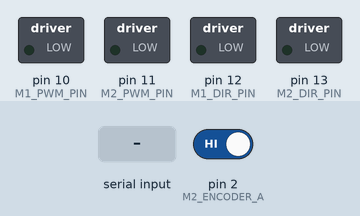
Bench run of a sketch on a simulated Arduino Uno, built with avr-gcc and run on an emulated ATmega328P. Parts: switched loads named in the sketch (green lamp = pin HIGH). The test bench sets the inputs (shaded band); at power-on: pin 2 (M2_ENCODER_A) HIGH. What the sketch prints to the serial monitor is not drawn.

Above: at 1.2 s.
1.3 s: "1" received over Serial
At 1.7 s:
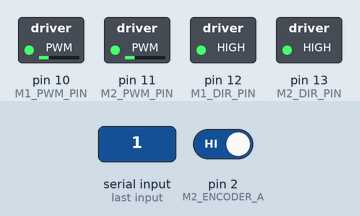
2.8 s: "2" received over Serial
At 4.0 s:
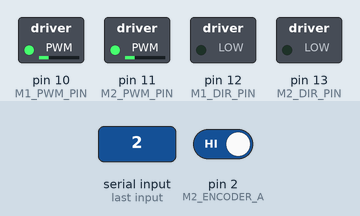
4.3 s: "+" received over Serial
At 5.2 s:
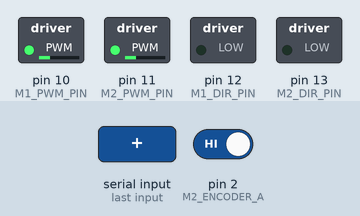
5.8 s: "1" received over Serial
At 6.3 s:
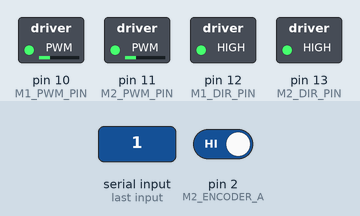
7.3 s: "0" received over Serial
At 8.7 s:
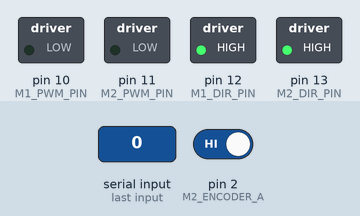
Timing chart, 0 to 9.8 s (numbered marks = the images above; inputs shaded):
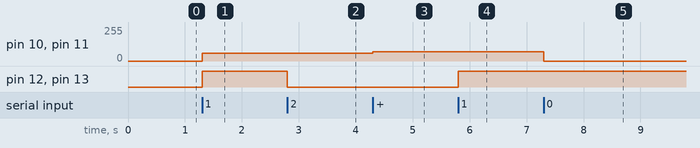

Measured:
- after the input at 1.3 s, pin 10 (M1_PWM_PIN), pin 11 (M2_PWM_PIN): 0/255 → 60/255 at once; pin 12 (M1_DIR_PIN), pin 13 (M2_DIR_PIN): LOW → HIGH at once
- after the input at 2.8 s, pin 12 (M1_DIR_PIN), pin 13 (M2_DIR_PIN): HIGH → LOW at once
- after the input at 4.3 s, pin 10 (M1_PWM_PIN), pin 11 (M2_PWM_PIN): 60/255 → 70/255 at once
- after the input at 5.8 s, pin 12 (M1_DIR_PIN), pin 13 (M2_DIR_PIN): LOW → HIGH at once
- after the input at 7.3 s, pin 10 (M1_PWM_PIN), pin 11 (M2_PWM_PIN): 70/255 → 0/255 at once

The sketch:

motor_test.ino
```cpp
// ==========================================
// 馬達與編碼器檢測程式 (Motor & Encoder Test)
// ==========================================
// 目的：
// 1. 檢測左右輪最低啟動 PWM (死區 DEAD_ZONE)
// 2. 檢測左右輪轉速 (編碼器每秒 Pulse 數) 與正反轉方向
// 鮑率：115200
// ==========================================

#define M1_PWM_PIN 10
#define M1_DIR_PIN 12
#define M2_PWM_PIN 11
#define M2_DIR_PIN 13

#define M1_ENCODER_A 19
#define M1_ENCODER_B 18
#define M2_ENCODER_A 2
#define M2_ENCODER_B 3

volatile long m1_count = 0;
volatile long m2_count = 0;

int test_pwm = 60;  // 預設測試 PWM 輸出
bool motor_running = false;

void m1_isr() {
  if (digitalRead(M1_ENCODER_A) == digitalRead(M1_ENCODER_B)) m1_count--;
  else m1_count++;
}

void m2_isr() {
  if (digitalRead(M2_ENCODER_A) == digitalRead(M2_ENCODER_B)) m2_count--;
  else m2_count++;
}

void setup() {
  Serial.begin(115200);
  while (!Serial && millis() < 2000) {}

  pinMode(M1_PWM_PIN, OUTPUT);
  pinMode(M1_DIR_PIN, OUTPUT);
  pinMode(M2_PWM_PIN, OUTPUT);
  pinMode(M2_DIR_PIN, OUTPUT);

  pinMode(M1_ENCODER_A, INPUT_PULLUP);
  pinMode(M1_ENCODER_B, INPUT_PULLUP);
  pinMode(M2_ENCODER_A, INPUT_PULLUP);
  pinMode(M2_ENCODER_B, INPUT_PULLUP);

  attachInterrupt(digitalPinToInterrupt(M1_ENCODER_A), m1_isr, CHANGE);
  attachInterrupt(digitalPinToInterrupt(M2_ENCODER_A), m2_isr, CHANGE);

  Serial.println(F("\n================================="));
  Serial.println(F("  Motor & Encoder Speed Tester   "));
  Serial.println(F("================================="));
  Serial.println(F("[1] 正轉測試  [2] 反轉測試  [0] 停止"));
  Serial.println(F("[+] PWM +10   [-] PWM -10"));
  Serial.println(F("[u] PWM +1    [d] PWM -1 (測最低啟動點)"));
  Serial.println(F("=================================\n"));
}

unsigned long last_print = 0;
long last_m1 = 0, last_m2 = 0;

void loop() {
  // Serial 控制指令
  if (Serial.available() > 0) {
    char c = Serial.read();
    if (c == '1') {
      motor_running = true;
      digitalWrite(M1_DIR_PIN, HIGH);
      digitalWrite(M2_DIR_PIN, HIGH);
      Serial.println(F(">>> FORWARD >>>"));
    } else if (c == '2') {
      motor_running = true;
      digitalWrite(M1_DIR_PIN, LOW);
      digitalWrite(M2_DIR_PIN, LOW);
      Serial.println(F("<<< BACKWARD <<<"));
    } else if (c == '0') {
      motor_running = false;
      analogWrite(M1_PWM_PIN, 0);
      analogWrite(M2_PWM_PIN, 0);
      Serial.println(F(">>> STOP <<<"));
    } else if (c == '+') {
      test_pwm = constrain(test_pwm + 10, 0, 255);
      Serial.print(F("PWM = ")); Serial.println(test_pwm);
    } else if (c == '-') {
      test_pwm = constrain(test_pwm - 10, 0, 255);
      Serial.print(F("PWM = ")); Serial.println(test_pwm);
    } else if (c == 'u') {
      test_pwm = constrain(test_pwm + 1, 0, 255);
      Serial.print(F("PWM = ")); Serial.println(test_pwm);
    } else if (c == 'd') {
      test_pwm = constrain(test_pwm - 1, 0, 255);
      Serial.print(F("PWM = ")); Serial.println(test_pwm);
    }
  }

  // 馬達輸出
  if (motor_running) {
    analogWrite(M1_PWM_PIN, test_pwm);
    analogWrite(M2_PWM_PIN, test_pwm);
  } else {
    analogWrite(M1_PWM_PIN, 0);
    analogWrite(M2_PWM_PIN, 0);
  }

  // 每 500ms 計算並印出速度 (脈衝數/0.5s)
  if (millis() - last_print >= 500) {
    last_print = millis();
    long cur_m1 = m1_count;
    long cur_m2 = m2_count;
    long speed_m1 = cur_m1 - last_m1;
    long speed_m2 = cur_m2 - last_m2;
    last_m1 = cur_m1;
    last_m2 = cur_m2;

    if (motor_running) {
      Serial.print(F("PWM: "));
      Serial.print(test_pwm);
      Serial.print(F(" | Left Speed: "));
      Serial.print(speed_m1);
      Serial.print(F(" | Right Speed: "));
      Serial.print(speed_m2);
      Serial.print(F(" | Diff: "));
      Serial.println(abs(speed_m1 - speed_m2));
    }
  }
}
```
